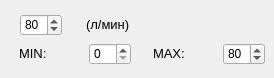
    <widget class="QWidget" name="tab_10">
     <attribute name="title">
      <string>Скорость слива</string>
     </attribute>
     <widget class="QSpinBox" name="spinBox_11">
      <property name="geometry">
       <rect>
        <x>223</x>
        <y>43</y>
        <width>42</width>
        <height>22</height>
       </rect>
      </property>
      <property name="maximum">
       <number>1000</number>
      </property>
      <property name="singleStep">
       <number>1</number>
      </property>
      <property name="value">
       <number>80</number>
      </property>
     </widget>
     <widget class="QLabel" name="label_47">
      <property name="geometry">
       <rect>
        <x>153</x>
        <y>38</y>
        <width>61</width>
        <height>31</height>
       </rect>
      </property>
      <property name="font">
       <font>
        <pointsize>10</pointsize>
       </font>
      </property>
      <property name="text">
       <string>MAX:</string>
      </property>
     </widget>
     <widget class="QLabel" name="label_46">
      <property name="geometry">
       <rect>
        <x>19</x>
        <y>38</y>
        <width>61</width>
        <height>31</height>
       </rect>
      </property>
      <property name="font">
       <font>
        <pointsize>10</pointsize>
       </font>
      </property>
      <property name="text">
       <string>MIN:</string>
      </property>
     </widget>
     <widget class="QSpinBox" name="spinBox_7">
      <property name="geometry">
       <rect>
        <x>20</x>
        <y>14</y>
        <width>42</width>
        <height>22</height>
       </rect>
      </property>
      <property name="maximum">
       <number>1000</number>
      </property>
      <property name="singleStep">
       <number>1</number>
      </property>
      <property name="value">
       <number>80</number>
      </property>
     </widget>
     <widget class="QSpinBox" name="spinBox_10">
      <property name="geometry">
       <rect>
        <x>89</x>
        <y>43</y>
        <width>42</width>
        <height>22</height>
       </rect>
      </property>
      <property name="maximum">
       <number>1000</number>
      </property>
      <property name="singleStep">
       <number>1</number>
      </property>
      <property name="value">
       <number>0</number>
      </property>
     </widget>
     <widget class="QLabel" name="label_69">
      <property name="geometry">
       <rect>
        <x>86</x>
        <y>9</y>
        <width>61</width>
        <height>31</height>
       </rect>
      </property>
      <property name="font">
       <font>
        <pointsize>10</pointsize>
       </font>
      </property>
      <property name="text">
       <string>(л/мин)</string>
      </property>
     </widget>
    </widget>
